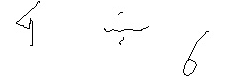
#> input picture complex_img/4div6/5.png, 243 x 80 px, found by its file name
$ jupyter execute --allow-errors nb_localize.ipynb   (older library calls are emulated)
#> lines starting #> are read from the running program, lines starting #| are printed output that depends on the picture; after the words box and inside, x2 and y2 are one past the last pixel; in counts of white or black regions, pixels touching at a corner belong together
#> further down, src is the input picture: shape (80, 243, 3); min 0, max 255, mean 252.1
### localize_digits/localizer_functions.py
import cv2
import os
import numpy as np
from matplotlib import pyplot as plt
import math
import sys
from contextlib import suppress

def get_all_data_cv(fName):
    directory=f'{os.getcwd()}/'+fName
    labels = {}
    for entry in os.scandir(directory):
        label = entry.name      # The operand / operator. Example: '2'
        images = []

        for picture in os.scandir(entry):
            image = cv2.imread(picture.path)
            images.append(image)
        labels[label] = images
    print('Test')
    return labels

def extract_number(stats, src, i):
    left = stats[i, cv2.CC_STAT_LEFT]
    top = stats[i, cv2.CC_STAT_TOP]
    width = stats[i, cv2.CC_STAT_WIDTH]
    height = stats[i, cv2.CC_STAT_HEIGHT]
    number = src[top:top + height, left:left + width]
    cv2.imwrite(str(i) + ".png", number)
    return number

def make_square_out_of(number):
    height, width, _ = number.shape
    left, right, top, bottom = (0,0,0,0) #initialize borders
    if height > width:
        # add border left and right
        strech = (height - width) / 2
        # if strech is not an integer, strech 1 pixel more to the right
        left = math.floor(strech)
        right = math.ceil(strech)
    elif height < width:
        strech = (width - height) / 2
        top = math.floor(strech)
        bottom = math.ceil(strech)

    COLOR_WHITE = (255,255,255)
    # this function does all the magic
    dst = cv2.copyMakeBorder(number, top, bottom, left, right, cv2.BORDER_CONSTANT, None, COLOR_WHITE)
    return dst

def extract_square_number(stats, src, i):
    number = extract_number(stats, src, i)
    return make_square_out_of(number)

def extract_square_division_symbol(pair, stats, src):
    i, overlap = pair
    left = stats[i, cv2.CC_STAT_LEFT]
    top = stats[i, cv2.CC_STAT_TOP]
    right = stats[i, cv2.CC_STAT_WIDTH] + left
    bottom = stats[i, cv2.CC_STAT_HEIGHT] + top
    for j in overlap:
        new_left = stats[j + 1, cv2.CC_STAT_LEFT]
        new_top = stats[j + 1, cv2.CC_STAT_TOP]
        left = min(new_left, left)
        top = min(new_top, top)
        right = max(stats[j + 1, cv2.CC_STAT_WIDTH] + new_left, right)
        bottom = max(stats[j + 1, cv2.CC_STAT_HEIGHT] + new_top, bottom)
    division = src[top:bottom, left:right]
    return make_square_out_of(division)


### more advanced FUNCTIONS


def get_x_coord_generator(stats):
    return lambda img_pair : stats[img_pair[0], cv2.CC_STAT_LEFT]


# this function converts an opencv image to grayscale and runs the connectedComponents analyisis on it
#
# ### Parameters:
#
# input:
# src - an opencv image
#
# output:
# (num_labels, labels, stats, centroids) - returns what connectedComponents returns


def prepare_image(src):
    gray = cv2.cvtColor(src, cv2.COLOR_BGR2GRAY)
    ret, thresh = cv2.threshold(gray, 200, 255, cv2.THRESH_BINARY)
#> thresh: shape (80, 243); 98.9% white; black in thin lines or dots, all inside (x1, y1, x2, y2) = (16, 1, 209, 76)
    thresh = cv2.bitwise_not(thresh)
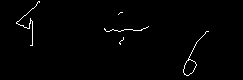
#> thresh: shape (80, 243); 1.1% white in thin lines or dots, all inside (x1, y1, x2, y2) = (16, 1, 209, 76)
    connectivity = 4  # You need to choose 4 or 8 for connectivity type
    num_labels, labels, stats, centroids = cv2.connectedComponentsWithStats(thresh , connectivity , cv2.CV_32S, cv2.CCL_DEFAULT)
#> labels: shape (80, 243) int32; 6 distinct labels, from 0 to 5
#> num_labels = 6; stats = [[0, 0, 243, 80, 19225], [16, 1, 24, 45, 81], [118, 12, 5, 3, 5], [104, 26, 45, 6, 48], [183, 31, 26, 45, 71], [119, 37, 5, 8, 10]]; centroids = [[121.1, 39.54], [28.73, 23.06], [120, 12.6], [125.4, 29.46], [192.2, 57.01], [121, 40.7]]
    return (num_labels, labels, stats, centroids)


# this function splits the labels into division symbols and everything else
#
# this is done by analyzing which labels are on top of each other and classifying three of those as a division symbol. The corresponding labels are removed from the digit_indices and an entry in division_symbol pairs is generated.
# a pair consists of (a, list), where a is the index of the line and list is a list of the indices of the three elements of a division symbol

def is_in_other_component(overlaps, i):
    #any(len(elem) == 5 for elem in listOfStrings)
    return any(any(x == i for x in pair[1]) for pair in overlaps)


def calculate_overlaps(num_labels, stats):
    overlaps = [(i - 1,[]) for i in range(1, num_labels)] # zero based
    # we want to iterate from left to right
    positions = np.arange(1, num_labels)
    coord = lambda x: stats[x, cv2.CC_STAT_LEFT]
    sorted_positions = sorted(positions, key=coord)
    #print(f"numlabel={num_labels}, sort positions={sorted_positions}")
    for i in range(0, num_labels - 1):
        # do not add duplicates
        #if is_in_other_component(overlaps, i):
        #    continue
        first_index = sorted_positions[i]
        left_i = stats[first_index, cv2.CC_STAT_LEFT]
        width_i = stats[first_index, cv2.CC_STAT_WIDTH]
        for j in range(i + 1, num_labels - 1):
            #print(f"i={i}, j={j}, first_index={first_index}")
            second_index = sorted_positions[j]
            left_j = stats[second_index, cv2.CC_STAT_LEFT]
            # if left of j is within limits of i, add to the overlap list
            if left_j in range(left_i, left_i + width_i):
                _, l = overlaps[first_index - 1]
                l.append(second_index - 1)
    return overlaps

def remove_overlap_duplicates(division_symbols_pairs):
    # it might look like this: (0, [4]), (3, [0,4]) in which case we only want to keep one
    # the one which has more overlapping parts
    for ele_i, ele_overlaps in division_symbols_pairs:
        # remove item
        needs_removal = False
        for _, other_overlaps in division_symbols_pairs:
            # conditions for a bigger overlap: our element is part of other overlap
            # all the elements that overlap with us are also part of the other overlap
            # as the overlap is ordered left to right our ele_overlaps cannot contain the other_i
            if (ele_i in other_overlaps and
                all(elem in other_overlaps for elem in ele_overlaps)):
                needs_removal = True
                break
        if needs_removal:
            division_symbols_pairs.remove((ele_i, ele_overlaps))

    return division_symbols_pairs


def split_division_rest(num_labels, stats):
    overlaps = calculate_overlaps(num_labels, stats)
    #print(overlaps)
    # the overlap array looks e.g. like this: [(0, []), (1, []), (2, [1]), (3, [])]
    # this means 1 overlaps with 2, i.e. 1 starts after 2
    # so we need to filter out all those which have a length bigger than one and handle them
    division_symbols_pairs = list(filter(lambda x: len(x[1]) > 0, overlaps))

    division_symbols_pairs = remove_overlap_duplicates(division_symbols_pairs)

    digit_indices = list(range(1, num_labels))
    # now filter all division symbols from our normal array, we will handle them later
    for e in division_symbols_pairs:
        i, list_of_division_operator = e
        #print(f"to delete: {list_of_division_operator + [i]} and {i} from {digit_indices}")
        with suppress(ValueError, AttributeError):
            digit_indices.remove(i + 1)
        for sym in list_of_division_operator:
            with suppress(ValueError, AttributeError):
                digit_indices.remove(sym + 1)
        #print(f"list to delete indices:{list_of_division_operator}, list={digit_indices}")
        #digit_indices = np.delete(digit_indices, list_of_division_operator + [i])

    fix_index = [(i + 1, l) for i, l in division_symbols_pairs]
    #print(f"division symbols={division_symbols_pairs}, digits={digit_indices}")
    return (fix_index, digit_indices)


# this function extracts all the division symbols from the pairs using stats and the src image
def get_division_symbols(division_symbols_pairs, stats, src):
    division_symbols = []
    for pair in division_symbols_pairs:
        image = extract_square_division_symbol(pair, stats, src)
        i, _ = pair
        division_symbols.append((i,image))
    return division_symbols
#division_symbolsS

# this function combines all the work done in the localizer part.
# An openCV image is being fed into it and an array of
# openCV images with the individual characters is returned
def parse_equation(equ):
    # convert images to grayscale etc
    num_labels, _, stats, _ = prepare_image(equ)
    # split division symbols and rest into two indice pairs
    division_symbols_pairs, digit_indices = split_division_rest(num_labels, stats)
    # get the digits
    digits = []
    for i in digit_indices:
        number = extract_number(stats, equ, i)
        squared = make_square_out_of(number)
        digits.append((i, squared))
    # concatenate all symbols
    all_symbols = digits + get_division_symbols(division_symbols_pairs, stats, equ)
    # sort the symbols by the x coordinate, leading to a correctly sorted array
    get_x_coord = get_x_coord_generator(stats) #lambda x: stats[x[0], cv2.CC_STAT_LEFT]
    sorted_symbols = sorted(all_symbols, key = get_x_coord)
    return [img for i, img in sorted_symbols]

# [4 lines of commented-out code are left out]

### localize_digits/nb_localize.ipynb
[cell 1]
import cv2
import numpy as np
from matplotlib import pyplot as plt
import math
import localizer_functions as lf # custom stuff
import sys

now we are using all those images to do our analysis

[cell 2]
#src = cv2.imread('../images_no_copies/div/div_665.jpg')
src = cv2.imread('../complex_img/0div7/5.png')
num_labels, labels, stats, centroids = lf.prepare_image(src)
#> num_labels = 6

print(num_labels)
#| 6
plt.imshow(labels)
plt.title("my picture")
plt.show()

show the upper left corner of every detected component

[cell 3]
plt.imshow(src)
for i in range(1, num_labels):
    # get stats for i-th number by using stats[i, PROPERTY]
    left = stats[i, cv2.CC_STAT_LEFT]
    top = stats[i, cv2.CC_STAT_TOP]
    plt.plot(left, top, 'bs')
#> this loop made 5 passes
#> (left, top) on passes 1 to 5: (16, 1), (118, 12), (104, 26), (183, 31), (119, 37)
    #print(left, top)
plt.show()
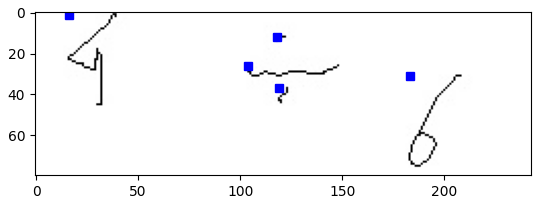
#> figure drawn by matplotlib, 1 panel

overlaps is a list of tuples, with each tuple being (i, list) where the list is a list of digits which start within the x range of the i-th digit

[cell 4]
division_symbols_pairs, digit_indices = lf.split_division_rest(num_labels, stats)
#> the loop in calculate_overlaps, `for i in range(0, num_labels - 1):` made 5 passes
#> (left_i, width_i) on passes 1 to 5: (16, 24), (104, 45), (118, 5), (119, 5), (183, 26)
#> in split_division_rest, `overlaps = calculate_overlaps(num_labels, stats)`: overlaps = [(0, []), (1, [4]), (2, [1, 4]), (3, []), (4, [])]
#> in split_division_rest, `division_symbols_pairs = list(filter(lambda x: len(x[1]) > 0, overlaps))`: division_symbols_pairs = [(1, [4]), (2, [1, 4])]
#> the loop in remove_overlap_duplicates, `for ele_i, ele_overlaps in division_symbols_pairs:` made 1 pass
#> after the loop in remove_overlap_duplicates, `for ele_i, ele_overlaps in division_symbols_pairs:`: division_symbols_pairs = [(2, [1, 4])]
#> the loop in split_division_rest, `for e in division_symbols_pairs:` made 1 pass
#> (i, list_of_division_operator) on pass 1: (2, [1, 4])
#> after the loop in split_division_rest, `for e in division_symbols_pairs:`: digit_indices = [1, 4]
#> in split_division_rest, `fix_index = [(i + 1, l) for i, l in division_symbols_pairs]`: fix_index = [(3, [1, 4])]
#> division_symbols_pairs = [(3, [1, 4])]; digit_indices = [1, 4]
print(division_symbols_pairs)
#| [(3, [1, 4])]
print(digit_indices)
#| [1, 4]

[cell 5]
# print all digits
digits = []
for i in digit_indices:
    number = lf.extract_number(stats, src, i)
    squared = lf.make_square_out_of(number)
    digits.append(squared)
    num = plt.subplot(6,5,i)
    #cv2.imwrite(str(i) + "-sq.jpg", squared)
    num.imshow(squared)
#> this loop made 2 passes
#> (right in make_square_out_of, bottom in make_square_out_of, strech in make_square_out_of, COLOR_WHITE in make_square_out_of) on pass 1: (11, 0, 10.5, (255, 255, 255))
#> (i, right in make_square_out_of, bottom in make_square_out_of, strech in make_square_out_of) on pass 2: (4, 10, 0, 9.5)
#> pass 1, in extract_number, `number = src[top:top + height, left:left + width]`:
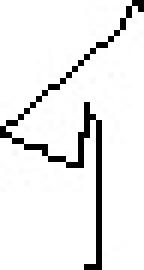
#> number: shape (45, 24, 3) (shown 6 times larger); min 0, max 255, mean 235.6
#> pass 1, in make_square_out_of, `dst = cv2.copyMakeBorder(number, top, bottom, left, right, cv2.BORDER_..`:
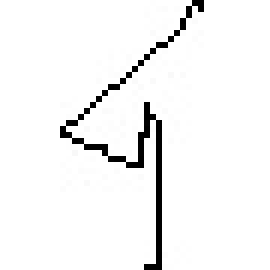
#> dst: shape (45, 45, 3) (shown 6 times larger); min 0, max 255, mean 244.7
#> pass 2, in extract_number (call 2), `number = src[top:top + height, left:left + width]`:
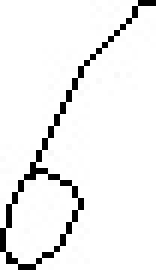
#> number: shape (45, 26, 3) (shown 6 times larger); min 0, max 255, mean 239.3
#> pass 2, in make_square_out_of (call 2), `dst = cv2.copyMakeBorder(number, top, bottom, left, right, cv2.BORDER_..`:
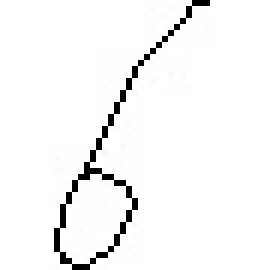
#> dst: shape (45, 45, 3) (shown 6 times larger); min 0, max 255, mean 245.9
#> after the loop, digits = 2 items
plt.show()

[cell 6]
div_sym = lf.get_division_symbols(division_symbols_pairs, stats, src)
#> the loop in get_division_symbols, `for pair in division_symbols_pairs:` made 1 pass
#> (i, overlap in extract_square_division_symbol) on pass 1: (3, [1, 4])
#> pass 1, in extract_square_division_symbol, `division = src[top:bottom, left:right]`:
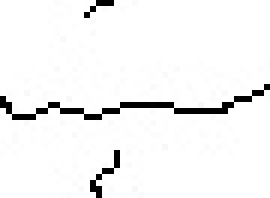
#> division: shape (33, 45, 3) (shown 6 times larger); min 0, max 255, mean 243.8
#> pass 1, in make_square_out_of (call 3), `dst = cv2.copyMakeBorder(number, top, bottom, left, right, cv2.BORDER_..`:
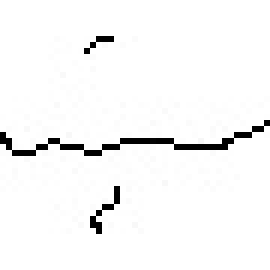
#> dst: shape (45, 45, 3) (shown 6 times larger); min 0, max 255, mean 246.8
#> after the loop in get_division_symbols, `for pair in division_symbols_pairs:`: division_symbols = 1 item
#> div_sym = 1 item
#print(div_sym[0][1])
all_symbols = digits + [div_sym[x][1] for x in range(0, len(div_sym))]
#> all_symbols = 3 items
#all_symbols.append(digits)
#all_symbols.append(division_symbols)
print(len(all_symbols))
#| 3
print(len(digits))
#| 2
plt.show()

[cell 7]
i = 1
for img in all_symbols:
    num = plt.subplot(1,4,i)
    i = i + 1

    cv2.imwrite( f"{i}.png", img)
    num.imshow(img)
#> this loop made 3 passes
#> after the loop, i = 4
plt.show()

[cell 8]
symbols = lf.parse_equation(src)
#> in parse_equation, `num_labels, _, stats, _ = prepare_image(equ)`: num_labels = 6
#> the loop in calculate_overlaps (call 2), `for i in range(0, num_labels - 1):` made 5 passes
#> the loop in remove_overlap_duplicates (call 2), `for ele_i, ele_overlaps in division_symbols_pairs:` made 1 pass
#> the loop in split_division_rest (call 2), `for e in division_symbols_pairs:` made 1 pass
#> in parse_equation, `division_symbols_pairs, digit_indices = split_division_rest(num_labels..`: division_symbols_pairs = [(3, [1, 4])]; digit_indices = [1, 4]
#> the loop in parse_equation, `for i in digit_indices:` made 2 passes
#> after the loop in parse_equation, `for i in digit_indices:`: digits = 2 items
#> the loop in get_division_symbols (call 2), `for pair in division_symbols_pairs:` made 1 pass
#> in parse_equation, `all_symbols = digits + get_division_symbols(division_symbols_pairs, st..`: all_symbols = 3 items
#> symbols = 3 items
#print(symbols)
i = 1
for img in symbols:
    num = plt.subplot(1,4,i)
    i = i + 1

    #cv2.imwrite( f"{i}.png", img)
    num.imshow(img)
#> after the loop, i = 4
plt.show()

#> (a cell that did not finish here is left out)


from IPython.core.debugger import set_trace

print(len(equations))
count = 0
err_cnt = 0
for equ_type in equations: #[equations[x] for x in equations]:
    #print(equ_type)
    for i, equ in enumerate(equations[equ_type]):
        count += 1
        all_symbols = lf.parse_equation(equ)
        if len(all_symbols) != 3:
            err_cnt += 1
            print(f"{len(all_symbols)} is the length of all symbols, name {equ_type}/{i}")
            path = f"errs/{equ_type}/{i}/"
            if not os.path.exists(path):
                os.makedirs(path)
            for j in range(0, len(all_symbols)):
                cv2.imwrite(f"errs/{equ_type}/{i}/{j}.png", all_symbols[j][1])

print(count)
print(err_cnt)

[cell 10]
i = 1
#> (the rest of this cell did not finish here and is left out)

[cell 11]
i = 1
#> (the rest of this cell did not finish here and is left out)
